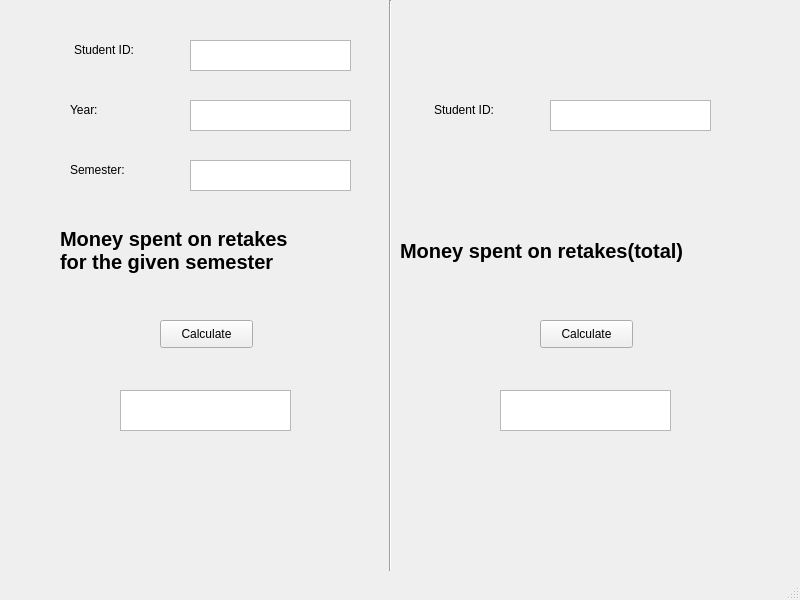
<?xml version="1.0" encoding="UTF-8"?>
<ui version="4.0">
 <class>MainWindow</class>
 <widget class="QMainWindow" name="MainWindow">
  <property name="geometry">
   <rect>
    <x>0</x>
    <y>0</y>
    <width>800</width>
    <height>600</height>
   </rect>
  </property>
  <property name="windowTitle">
   <string>MainWindow</string>
  </property>
  <widget class="QWidget" name="centralwidget">
   <widget class="Line" name="line">
    <property name="geometry">
     <rect>
      <x>380</x>
      <y>0</y>
      <width>20</width>
      <height>571</height>
     </rect>
    </property>
    <property name="orientation">
     <enum>Qt::Vertical</enum>
    </property>
   </widget>
   <widget class="QTextEdit" name="textEdit">
    <property name="geometry">
     <rect>
      <x>190</x>
      <y>40</y>
      <width>161</width>
      <height>31</height>
     </rect>
    </property>
   </widget>
   <widget class="QTextEdit" name="textEdit_2">
    <property name="geometry">
     <rect>
      <x>190</x>
      <y>100</y>
      <width>161</width>
      <height>31</height>
     </rect>
    </property>
   </widget>
   <widget class="QTextEdit" name="textEdit_3">
    <property name="geometry">
     <rect>
      <x>190</x>
      <y>160</y>
      <width>161</width>
      <height>31</height>
     </rect>
    </property>
   </widget>
   <widget class="QLabel" name="label">
    <property name="geometry">
     <rect>
      <x>74</x>
      <y>40</y>
      <width>71</width>
      <height>20</height>
     </rect>
    </property>
    <property name="text">
     <string>Student ID:</string>
    </property>
   </widget>
   <widget class="QLabel" name="label_2">
    <property name="geometry">
     <rect>
      <x>70</x>
      <y>100</y>
      <width>71</width>
      <height>20</height>
     </rect>
    </property>
    <property name="text">
     <string>Year:</string>
    </property>
   </widget>
   <widget class="QLabel" name="label_3">
    <property name="geometry">
     <rect>
      <x>70</x>
      <y>160</y>
      <width>71</width>
      <height>20</height>
     </rect>
    </property>
    <property name="text">
     <string>Semester:</string>
    </property>
   </widget>
   <widget class="QLabel" name="label_4">
    <property name="geometry">
     <rect>
      <x>60</x>
      <y>210</y>
      <width>301</width>
      <height>81</height>
     </rect>
    </property>
    <property name="font">
     <font>
      <pointsize>15</pointsize>
      <weight>75</weight>
      <bold>true</bold>
     </font>
    </property>
    <property name="text">
     <string>Money spent on retakes 
for the given semester</string>
    </property>
   </widget>
   <widget class="QPushButton" name="pushButton">
    <property name="geometry">
     <rect>
      <x>160</x>
      <y>320</y>
      <width>93</width>
      <height>28</height>
     </rect>
    </property>
    <property name="text">
     <string>Calculate</string>
    </property>
   </widget>
   <widget class="QTextEdit" name="textEdit_4">
    <property name="geometry">
     <rect>
      <x>120</x>
      <y>390</y>
      <width>171</width>
      <height>41</height>
     </rect>
    </property>
   </widget>
   <widget class="QLabel" name="label_5">
    <property name="geometry">
     <rect>
      <x>434</x>
      <y>100</y>
      <width>71</width>
      <height>20</height>
     </rect>
    </property>
    <property name="text">
     <string>Student ID:</string>
    </property>
   </widget>
   <widget class="QTextEdit" name="textEdit_5">
    <property name="geometry">
     <rect>
      <x>550</x>
      <y>100</y>
      <width>161</width>
      <height>31</height>
     </rect>
    </property>
   </widget>
   <widget class="QLabel" name="label_6">
    <property name="geometry">
     <rect>
      <x>400</x>
      <y>210</y>
      <width>381</width>
      <height>81</height>
     </rect>
    </property>
    <property name="font">
     <font>
      <pointsize>15</pointsize>
      <weight>75</weight>
      <bold>true</bold>
     </font>
    </property>
    <property name="text">
     <string>Money spent on retakes(total)</string>
    </property>
   </widget>
   <widget class="QPushButton" name="pushButton_2">
    <property name="geometry">
     <rect>
      <x>540</x>
      <y>320</y>
      <width>93</width>
      <height>28</height>
     </rect>
    </property>
    <property name="text">
     <string>Calculate</string>
    </property>
   </widget>
   <widget class="QTextEdit" name="textEdit_6">
    <property name="geometry">
     <rect>
      <x>500</x>
      <y>390</y>
      <width>171</width>
      <height>41</height>
     </rect>
    </property>
   </widget>
  </widget>
  <widget class="QMenuBar" name="menubar">
   <property name="geometry">
    <rect>
     <x>0</x>
     <y>0</y>
     <width>800</width>
     <height>26</height>
    </rect>
   </property>
  </widget>
  <widget class="QStatusBar" name="statusbar"/>
 </widget>
 <resources/>
 <connections/>
</ui>
